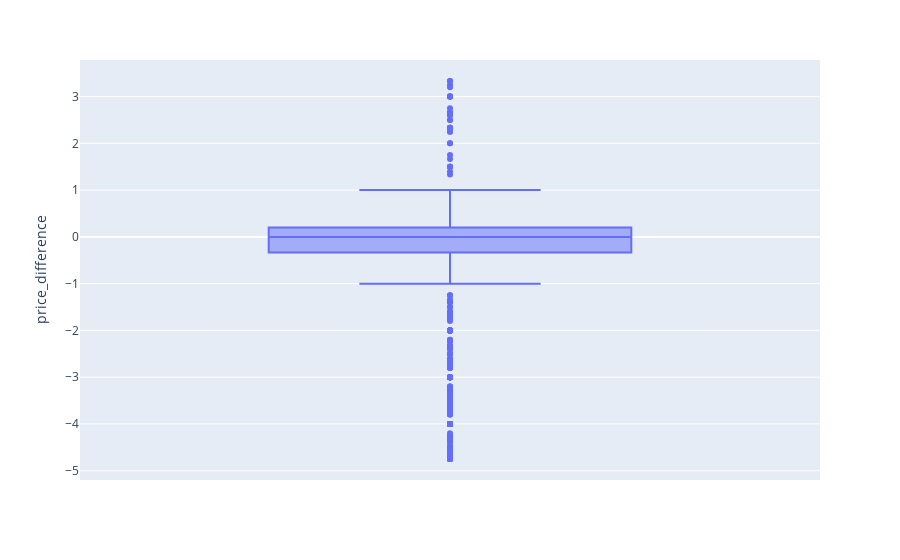

The notebook cell saved with this chart:
### Code cell
# plot the price difference using plotly boxplot
import plotly.express as px
fig = px.box(merged_data['price_difference'], y="price_difference")
fig.show()

### Figure 1 — Plotly figure (JSON) as saved in the notebook; plotly's stock layout.template omitted (floating-point values rounded to 4 significant figures; data arrays with more than 128 entries replaced by an {"elided": "..."} marker saying what was removed)
{"data": [{"alignmentgroup": "True", "hovertemplate": "price_difference=%{y}<extra></extra>", "legendgroup": "", "marker": {"color": "#636efa"}, "name": "", "notched": false, "offsetgroup": "", "orientation": "v", "showlegend": false, "type": "box", "x0": " ", "xaxis": "x", "y": {"elided": "3007 float values"}, "y0": " ", "yaxis": "y"}], "layout": {"boxmode": "group", "legend": {"tracegroupgap": 0}, "margin": {"t": 60}, "xaxis": {"anchor": "y", "domain": [0, 1]}, "yaxis": {"anchor": "x", "domain": [0, 1], "title": {"text": "price_difference"}}}}
